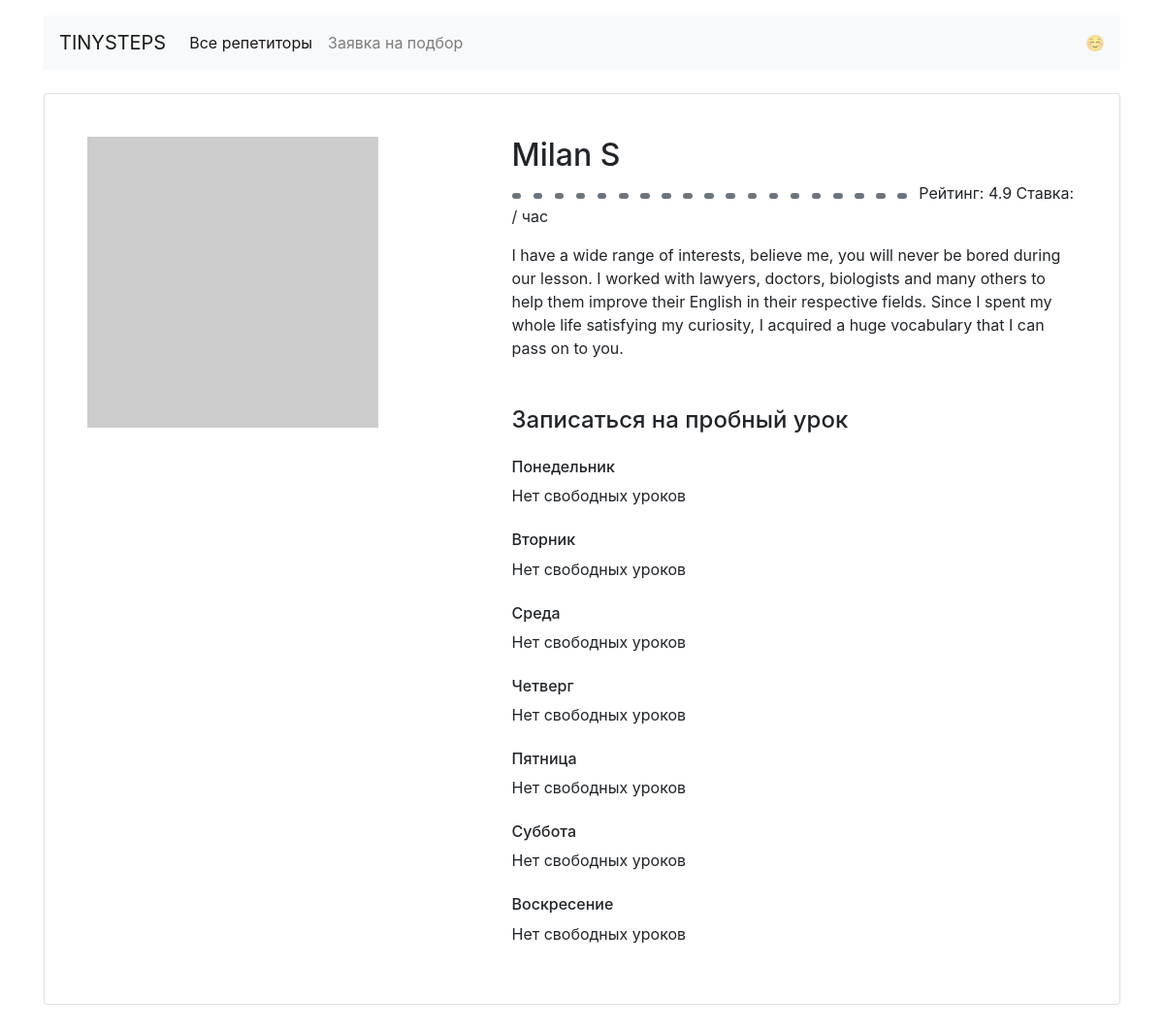
Screenshot of /profiles/4/ with the database file from the repository.
### models.py (models this page shows)
class Teacher(db.Model):
    __tablename__ = "teachers"
    id = db.Column(db.Integer, primary_key = True)
    name = db.Column(db.String)
    about = db.Column(db.String)
    rating = db.Column(db.Float)
    picture = db.Column(db.String)
    goals = db.Column(db.String)
    free = db.Column(db.String)
    lessons = db.relationship("Booking")

### app.py (the view)
@app.route("/profiles/<id>/")
def profile(id):
    try:
        data = db.session.query(Teacher).filter(Teacher.id == int(id)).first()
        if data == None:
            raise Exception
    except:
        return "Wrong ID", 404
    week = json.loads(data.free)
    week_remade = dict()
    for i in week:
      week_remade[week_days[i]] = []
      for key, value in week[i].items():
        if value == True:
          week_remade[week_days[i]].append(key)
    return render_template("profile.html", form=data, week = week_remade, week_reverse = week_days_reverse, goals = goals)

### templates/profile.html
{% extends 'base.html' %}
{% block container %}
  <main class="container mt-3">
    <div class="card my-4 mx-auto">
      <div class="card-body m-2 m-md-4">
        <article class="row">
          <div class="col-5"><img src = "{{ form.picture }}" class="img-fluid" alt=""></div>
          <div class="col-7">
            <section class="teacher=info">
              <h1 class="h2">{{ form.name }}</h1>
              <p>{%- for i in form.goals %}
                <span class="badge badge-secondary mr-2">{{ goals[i] }}
              </span>{% endfor %}
              Рейтинг: {{ form.rating }} Ставка: {{ form.price }} / час</p>
              <p>{{ form.about}}</p>
            </section>
            <section class="available">
              <h4 class="mb-4 mt-5">Записаться на пробный урок</h4>
              {% for key, value in week.items() %}
              <h6 class="mt-4">{{ key }}</h6>
              {% if value|length > 0 %}
              {% for i in value %}
              <a href="/booking/{{ form.id }}/{{ week_reverse[key] }}/{{ i | replace(":", "_") }}" class="btn btn-outline-success mr-2">{{ i }} свободно</a>
              {% endfor %}
              {% else %}<p>Нет свободных уроков</p>{% endif %}
              {% endfor %}
            </section>
          </div>
        </article>
      </div>
    </div>
  </main>
  {% endblock %}

### rows the page displays
Teacher: name "Milan S", rating "4.9", about "I have a wide range of interests, believe me, you will never be bored during our lesson. I worked with lawyers, doctors, biologists and many others to help them improve their English in their respective fields. Since I spent my whole life satisfying my curiosity, I acquired a huge vocabulary that I can pass on to you."

### other values shown
{{ key }} "Понедельник" "Вторник" "Среда" "Четверг" "Пятница" "Суббота" "Воскресение"
